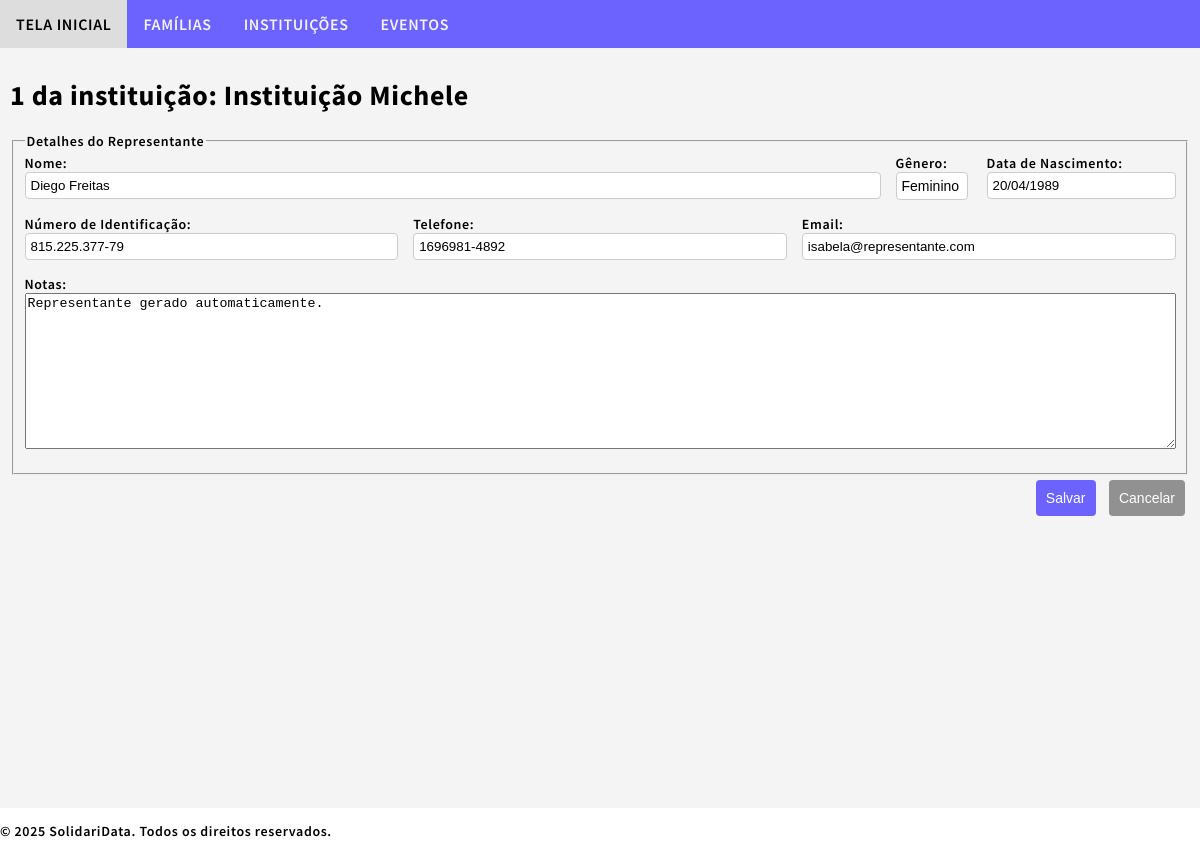
Page /sdata/institutions/1/representatives/1/update/ on the committed database.
### sdata/models.py (models this page shows, shortened)
class InstitutionRepresentative(models.Model):
    institution_representative_id = models.AutoField(primary_key=True)
    institution_representative_name = models.CharField(max_length=100, db_index=True)
    institution_representative_gender = models.CharField(max_length=10, choices=[('masculino', 'Masculino'), ('feminino', 'Feminino'), ('outro', 'Outro')], blank=True)
    institution_representative_birthdate = models.DateField(null=True, blank=True)
    institution_representative_id_number = models.CharField(max_length=14, unique=True)
    institution_representative_address_street = models.CharField(max_length=65)
    institution_representative_address_number = models.CharField(max_length=10)
    institution_representative_address_neighborhood = models.CharField(max_length=65)
    institution_representative_address_city = models.CharField(max_length=65)
    institution_representative_address_state = models.CharField(max_length=2, choices=Family.BRAZILIAN_STATES, blank=True, default='SP')
    institution_representative_address_zipcode = models.CharField(max_length=10, blank=True)
    institution_representative_address_complement = models.CharField(max_length=255, blank=True)
    institution_representative_phone = models.CharField(max_length=15, blank=True)
    institution_representative_email = models.EmailField(blank=True)
    institution_representative_note = models.TextField(blank=True)
    institution_representative_institution = models.ForeignKey(Institution, on_delete=models.CASCADE, related_name="representatives")
    institution_representative_created = models.DateTimeField(auto_now_add=True)
    institution_representative_updated = models.DateTimeField(auto_now=True)

class Institution(models.Model):
    institution_id = models.AutoField(primary_key=True)
    institution_name = models.CharField(max_length=100, db_index=True)
    institution_type = models.CharField(max_length=11, choices=[('comunitária', 'Comunitária'), ('privada', 'Privada'), ('pública', 'Pública'), ('religiosa', 'Religiosa'), ('outra', 'Outra')], blank=True)
    institution_cnpj = models.CharField(max_length=18, unique=True, blank=True)
    institution_address_street = models.CharField(max_length=65)
    institution_address_number = models.CharField(max_length=10)
    institution_address_neighborhood = models.CharField(max_length=65)
    institution_address_city = models.CharField(max_length=65)
    institution_address_state = models.CharField(max_length=2, choices=Family.BRAZILIAN_STATES, blank=True, default='SP')
    institution_address_zipcode = models.CharField(max_length=10, blank=True)
    institution_address_complement = models.CharField(max_length=255, blank=True)
    institution_phone = models.CharField(max_length=15, blank=True)
    institution_email = models.EmailField(blank=True)
    institution_website = models.URLField(blank=True)
    institution_social_media = models.CharField(max_length=255, blank=True)
    institution_description = models.TextField(blank=True)
    institution_note = models.TextField(blank=True)
    institution_created = models.DateTimeField(auto_now_add=True)
    institution_updated = models.DateTimeField(auto_now=True)

### sdata/views.py (the view)
# urls.py: path('sdata/institutions/<int:institution_pk>/representatives/<int:pk>/update/', views.institution_representative_update, name='institution_representative_update'),
def institution_representative_update(request, institution_pk, pk):
    institution = get_object_or_404(Institution, pk=institution_pk)
    representative = get_object_or_404(InstitutionRepresentative, pk=pk, institution_representative_institution=institution)
    if request.method == "POST":
        form = InstitutionRepresentativeForm(request.POST, instance=representative)
        if form.is_valid():
            form.save()
            return redirect('institution_representative_list', institution_pk=institution.pk)
    else:
        form = InstitutionRepresentativeForm(instance=representative)
    return render(request, 'sdata/institution_representative_form.html', {
        'form': form,
        'institution': institution,
    })

### sdata/templates/sdata/institution_representative_form.html (shortened to what this page needs)
{% extends "sdata/base.html" %}
{% block content %}
<h1>{{ form.instance.pk|default:"Cadastro de Representante" }} da instituição: {{ institution.institution_name }}</h1>
<form method="post" class="form-container">
    <fieldset>
        <legend>Detalhes do Representante</legend>
        <div class="form-row">
            <div class="form-group">
                <label for="institution_representative_name">Nome:</label>
                {{ form.institution_representative_name }}
            </div>
            <div class="form-group-1">
                <label for="institution_representative_gender">Gênero:</label>
                {{ form.institution_representative_gender }}
            </div>
            <div class="form-group-1">
                <label for="institution_representative_birthdate">Data de Nascimento:</label>
                {{ form.institution_representative_birthdate }}
            </div>
        </div>
        <div class="form-row">
            <div class="form-group">
                <label for="institution_representative_id_number">Número de Identificação:</label>
                {{ form.institution_representative_id_number }}
            </div>
            <div class="form-group">
                <label for="institution_representative_phone">Telefone:</label>
                {{ form.institution_representative_phone }}
            </div>
            <div class="form-group">
                <label for="institution_representative_email">Email:</label>
                {{ form.institution_representative_email }}
            </div>
        </div>
        <div class="form-row">
            <div class="form-group">
                <label for="institution_representative_note">Notas:</label>
                {{ form.institution_representative_note }}
            </div>
        </div>
    </fieldset>
    <div class="form-actions">
        <button type="submit" class="btn-primary">Salvar</button>
        <button type="button" class="btn-secondary" onclick="window.location.href='{% url "institution_representative_list" institution.pk %}'">Cancelar</button>
    </div>
</form>
{% endblock %}

### sdata/static/sdata/styles.css (style rules this page uses)
body { margin:0; font: 600 14px 'Source Sans Pro', sans-serif; letter-spacing: 0.64px; color: #000000; }
.form-row { display: flex; gap: 15px; margin-bottom: 15px; }
.form-group { flex: 1; display: flex; flex-direction: column; }
.form-group-1 { flex: initial; display: flex; flex-direction: column; }
input { width: auto; padding: 5px; border: 1px solid #ccc; border-radius: 4px; }
button { display: inline-block; padding: 10px 10px; margin: 5px 5px; border: none; border-radius: 4px; font-size: 14px; cursor: pointer; transition: 0.5s; }
button.btn-primary { background-color: #6c63ff; color: #fff; }
button.btn-secondary { background-color: #919191; color: #fff; }
select { border: 1px solid #ccc; padding: 5px; border-radius: 4px; font-size: 14px; width: 95%; box-sizing: border-box; background-color: #fff; appearance: none; }
.form-actions { text-align: right; }

### rows in the picture
InstitutionRepresentative: instance.pk "1", institution_representative_name "Diego Freitas", institution_representative_gender "Feminino", institution_representative_birthdate "20/04/1989", institution_representative_id_number "815.225.377-79", institution_representative_phone "1696981-4892", institution_representative_email "isabela@representante.com", institution_representative_note "Representante gerado automaticamente."
Institution: institution_name "Instituição Michele"
